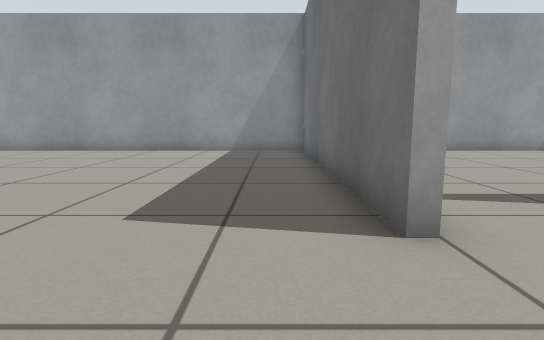
[1] (above)

19 first-person views from a walk through a Gazebo world. The camera is 0.5 m above the floor, tilts 8° down and sees 80° across. The floor is counted in squares, 0.5 m on a side. Each view is taken from the middle of a square. On the plan, view 1 faces up. The plan holds only what a view shows up to about 12 squares ahead; the rest is blank. Robots are left out.

[2]
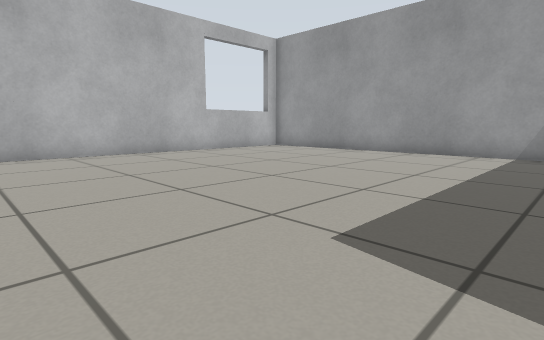

[3]
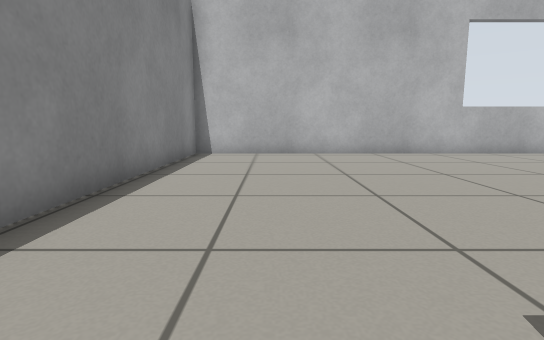

[4]
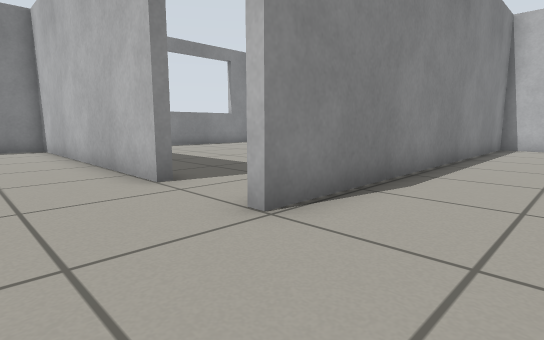

[5]
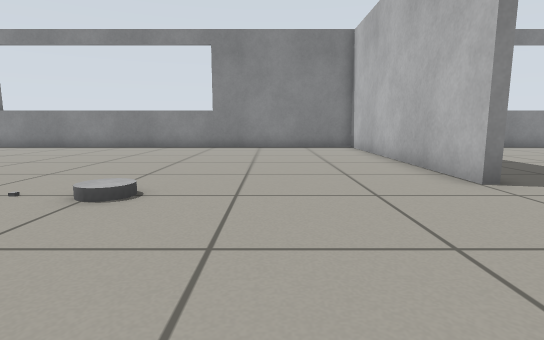

[6]
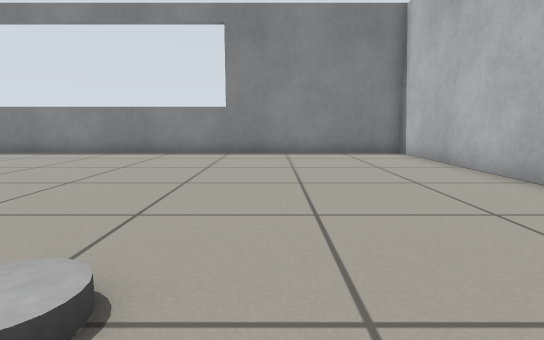

[7]
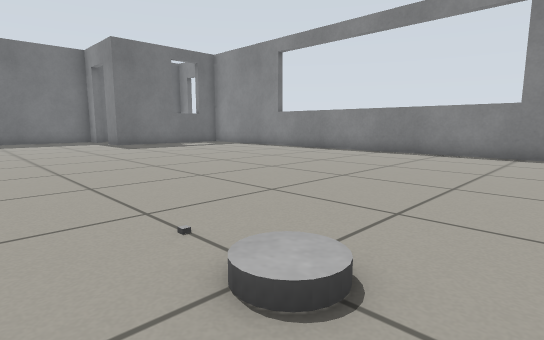

[8]
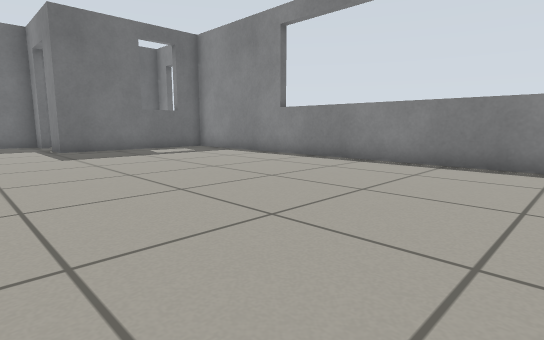

[9]
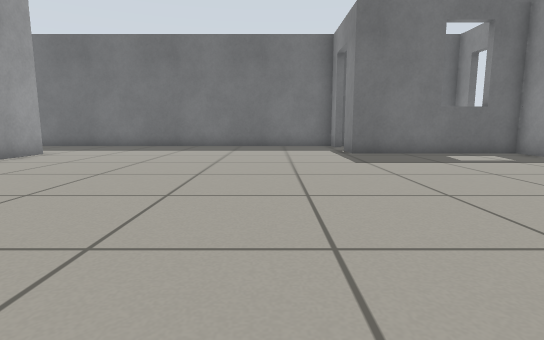

[10]
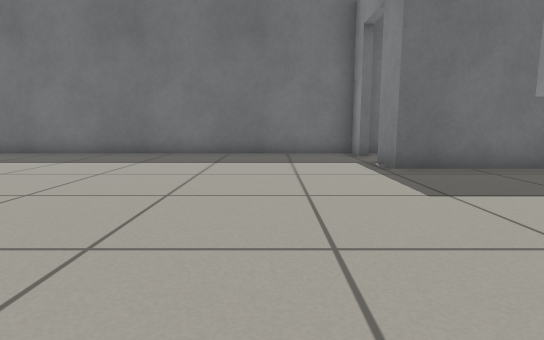

[11]
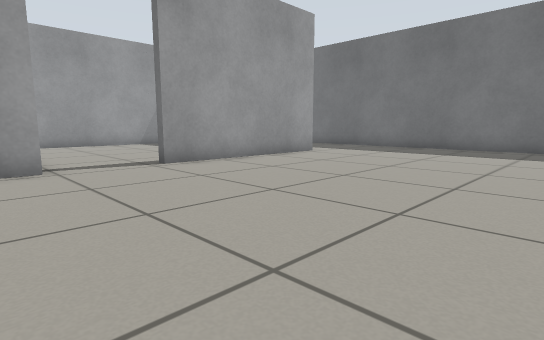

[12]
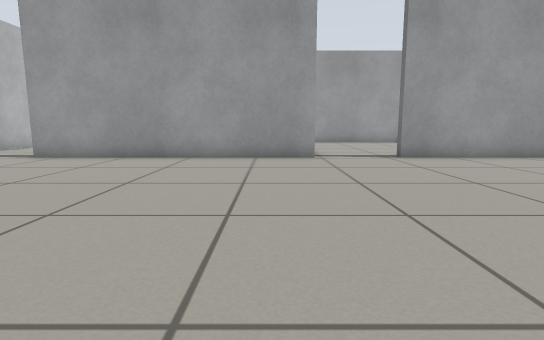

[13]
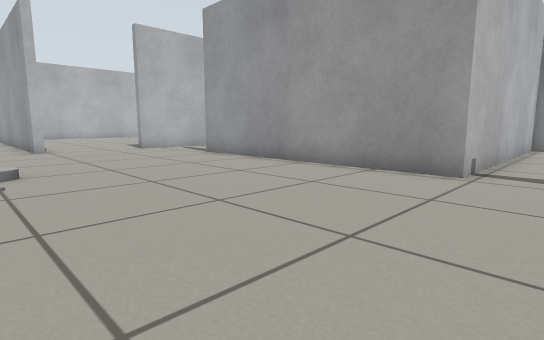

[14]
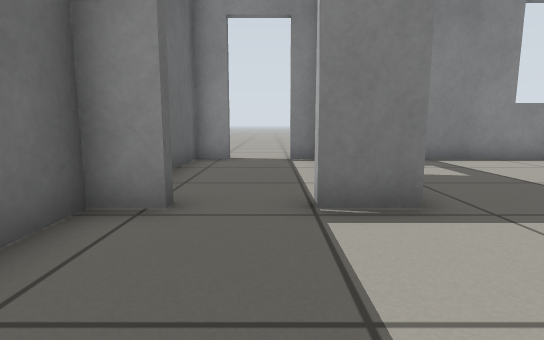

[15]
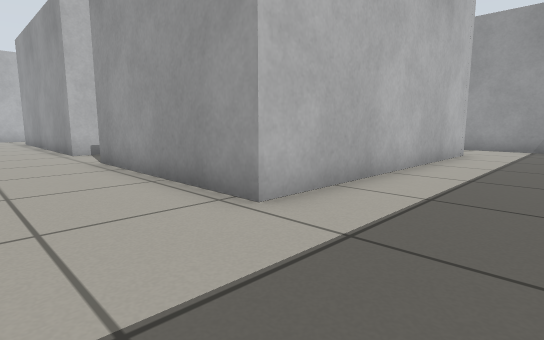

[16]
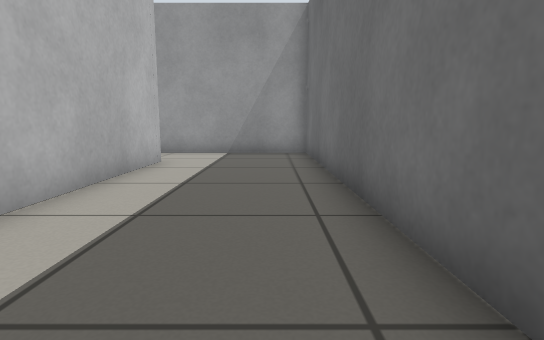

[17]
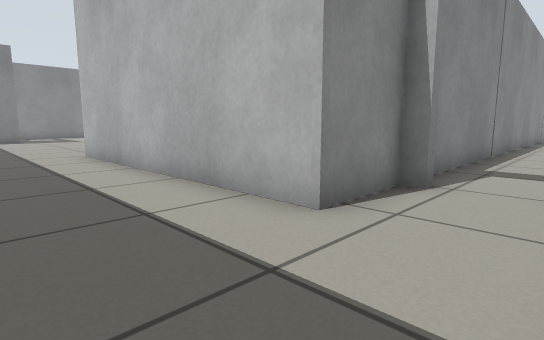

[18]
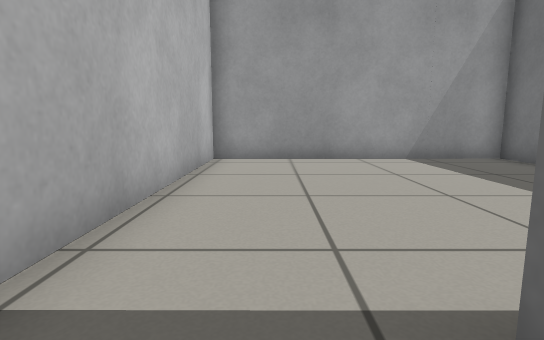

[19]
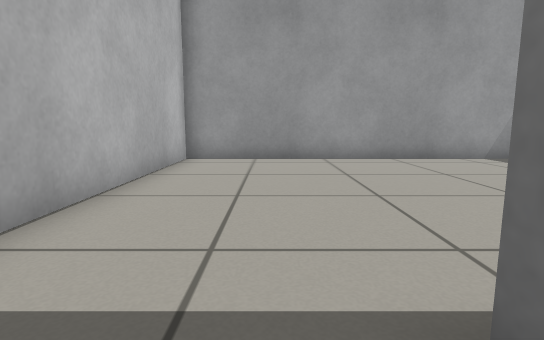

### Floor plan
Points are (right, up) in squares from view 1. A wall is a line through its corners. A room is listed if a view was taken in it or the views show most of it. See-through windows are left out.
Room 1 (views 1, 2, 3)
walls: (1.2, 2.8) (1.2, 12.5) (-10.1, 12.5); (-11.2, 11.4) (-11.2, -0.6) (1.5, -0.6)
ways out: opening at (1, 1) to room 2
Room 2 (views 4, 5, 6, 7, 8, 9, 10, 11, 12, 13, 14, 15, 16, 17, 18, 19)
walls: (13.3, 3.8) (4.7, 3.8); (21.1, -12.5) (22.2, -12.5) (22.2, -6.8) (23.5, -6.8); (25.3, -6.8) (26.2, -6.8) (26.2, 15.5) (21, 15.5); (1.5, -3.3) (1.5, -12.5) (19.6, -12.5); (1.5, -0.9) (0.6, -0.9); (19.8, 12.8) (22, 12.8) (22, 3.8) (15.9, 3.8)
ways out: opening at (1, 1) to room 1; opening at (3, 4) to room 3; opening at (14.5, 4) to room 4; open door at (24.5, -7) to room 5; opening at (1, -2.5); open door at (20, 14.5)
objects: grey cylinder (7, -3)
Room 3 (no view inside)
walls: (11, 12.5) (1.5, 12.5) (1.5, 5.9)
ways out: opening at (3, 4) to room 2
Room 4 (no view inside)
walls: (15.9, 3.8) (15.9, 4.2); (21.7, 11.1) (21.7, 12.5) (13.3, 12.5) (13.3, 3.8)
ways out: opening at (14.5, 4) to room 2
Room 5 (no view inside)
walls: (25.2, -12.5) (26.2, -12.5) (26.2, -10); (22.6, -12.5) (23.5, -12.5); (26.2, -7.8) (26.2, -7.3)
ways out: open door at (24.5, -7) to room 2; open door at (24.5, -12.5)

Where each view was taken, in squares from view 1:
view 1: 0 up, 0 right, facing up
view 2: 1 up, 0 right, facing up-left
view 3: 2 up, 0 right, facing left
view 4: 2 up, 4 right, facing down-left
view 5: 2 up, 5 right, facing down
view 6: 1 down, 6 right, facing down
view 7: 1 down, 6 right, facing down-right
view 8: 4 down, 9 right, facing down-right
view 9: 4 down, 11 right, facing right
view 10: 4 down, 15 right, facing right
view 11: 4 down, 12 right, facing up-right
view 12: 6 down, 12 right, facing up
view 13: 3 down, 15 right, facing up-left
view 14: 3 down, 24 right, facing down
view 15: 1 up, 25 right, facing up-left
view 16: 4 up, 25 right, facing up
view 17: 15 up, 25 right, facing down-left
view 18: 3 up, 15 right, facing up
view 19: 3 up, 4 right, facing up
